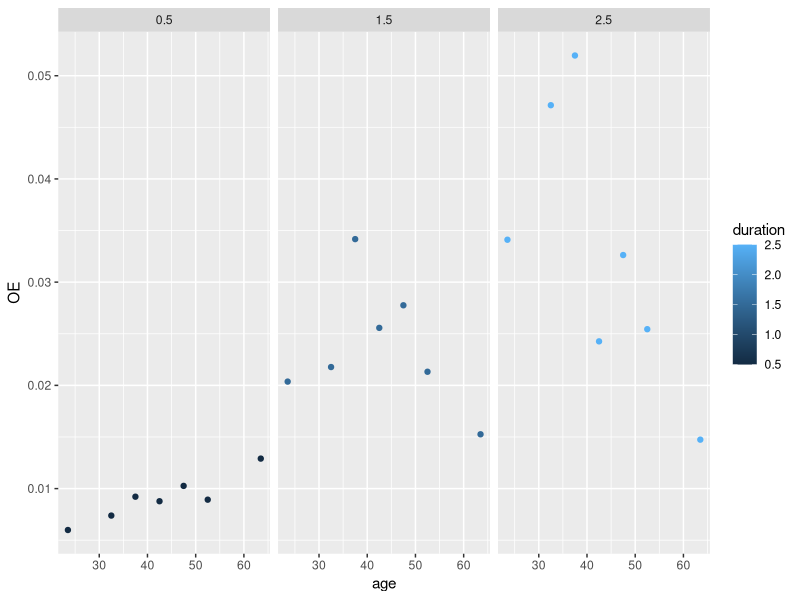
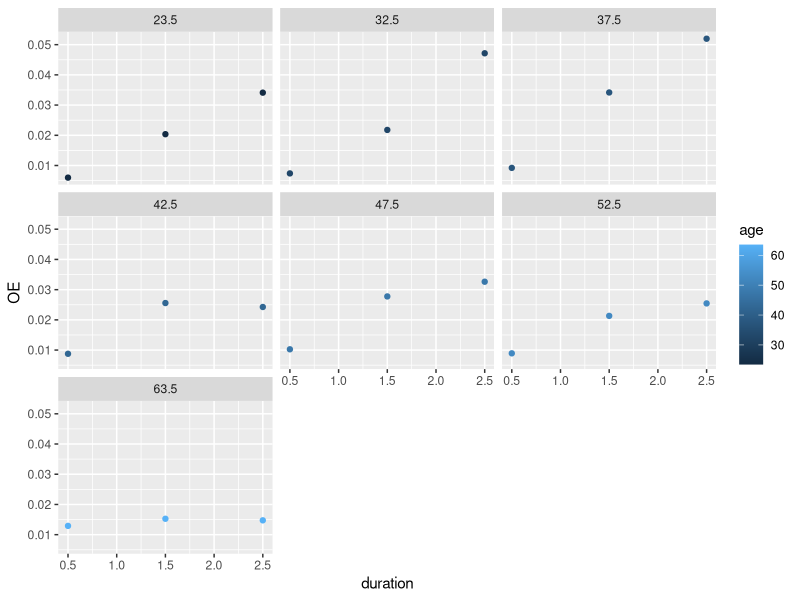
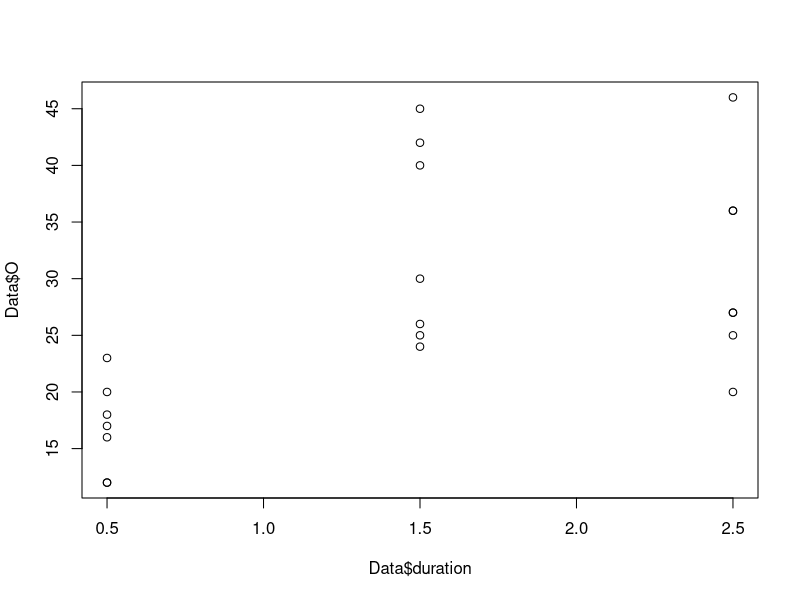
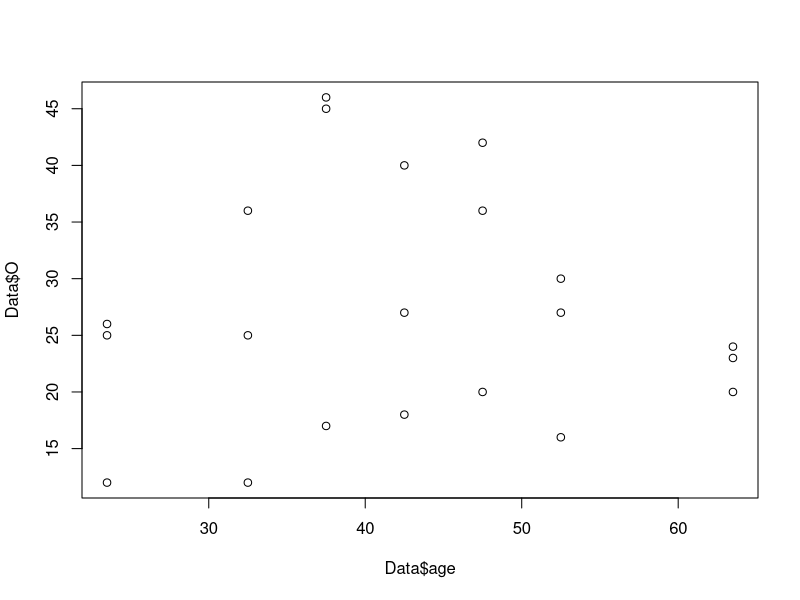
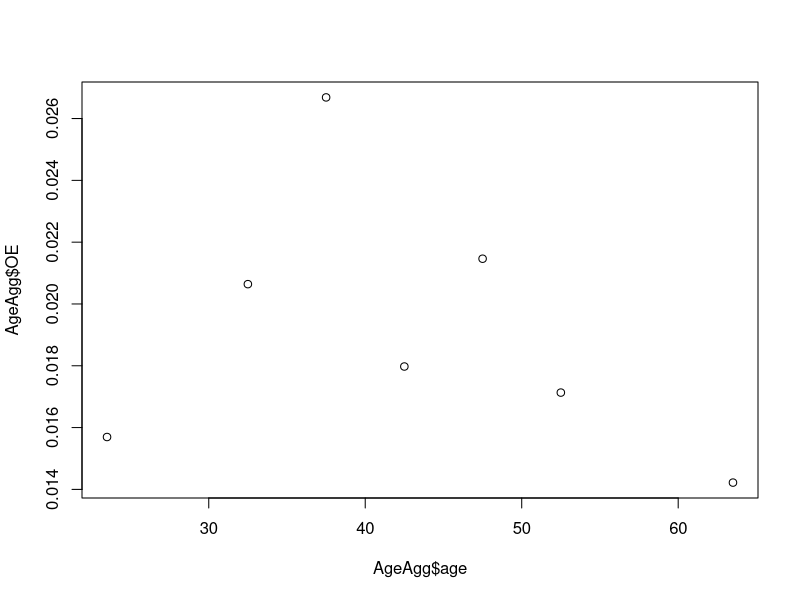
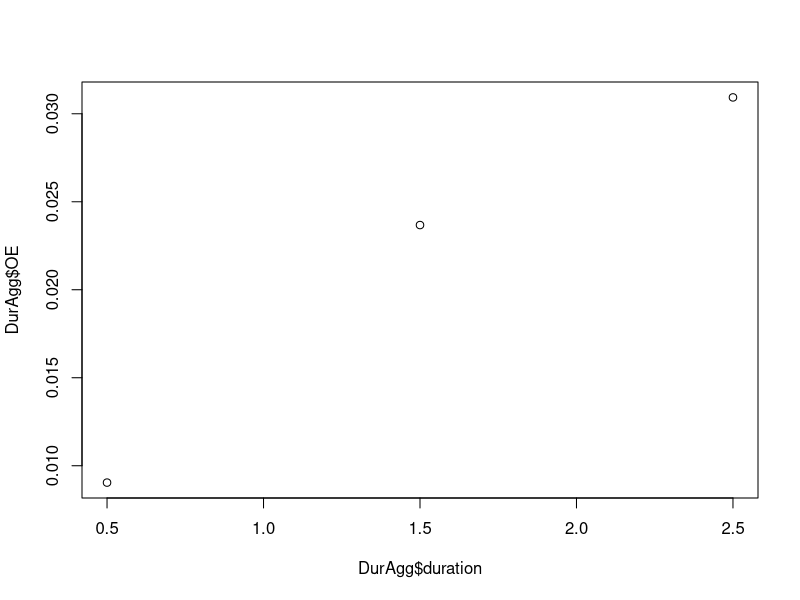
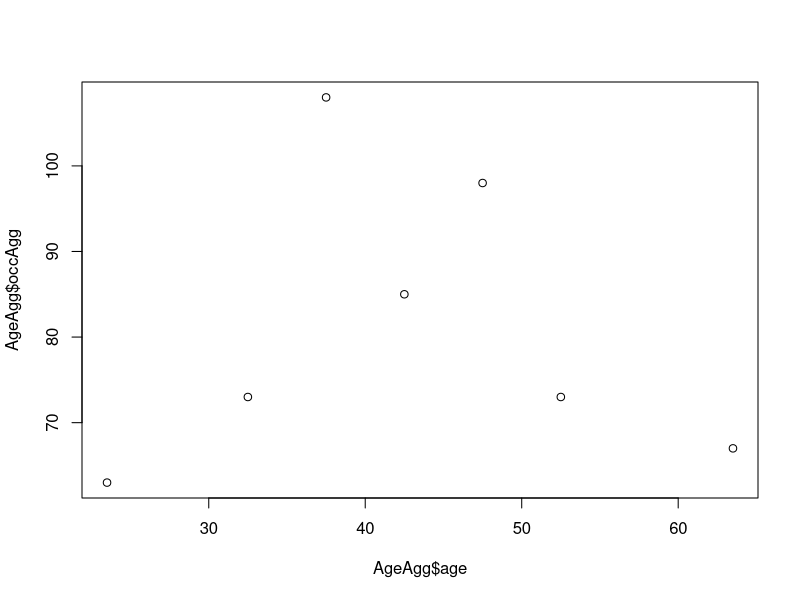
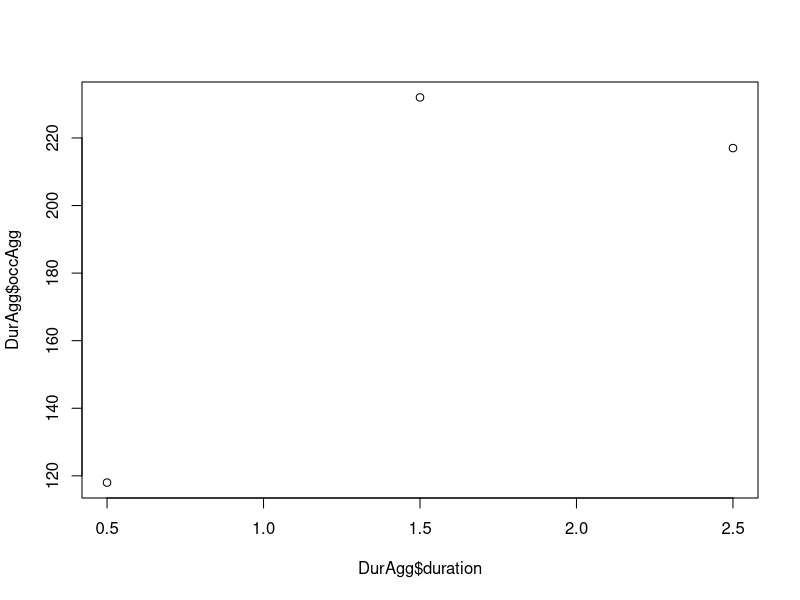

The R script that drew these images, in order:
######################################################
####               PAKKER OG DATA                 ####
######################################################
library(tidyverse)
library(ggplot2)
library(dplyr)
library(stats)
library(splines)
library(hexbin)


#Indlæs data:
Data <- read_csv("Data/RF/RFFJ.csv")

# Opret variabel OE-rater
Data$OE <- Data$O / Data$E

#Vis data og opsummering
view(Data)


######################################################
####          CENTRERING AF COVARIATER            ####
######################################################

#Centrerer age
unique_ages <- unique(Data$age)
midpoints <- (unique_ages[-1] + unique_ages[-length(unique_ages)]) / 2
custom_last_point <- (67 - 60) / 2 + 60  # Brug 63,5 som værdi i højre endepunkt da det sidste datapunkt er 60 år
midpoints <- c(midpoints, custom_last_point)
Data$age <- midpoints[match(Data$age, unique_ages)]

#centrerer duration
midpointsduration<-c((unique(Data$duration)[-1]+unique(Data$duration)[-length(unique(Data$duration))])/2,unique(Data$duration)[length(unique(Data$duration))])
Data$duration<-midpointsduration[match(Data$duration, unique(Data$duration))]

#fjerner sidste datapunkt for duration
Data<-Data[Data$duration!=unique(Data$duration)[length(unique(Data$duration))],]

View(Data)

######################################################
####            VISUALISERING AF DATA             ####
######################################################
ggplot(Data, aes(x = age, y=OE)) +
  geom_point(aes(color = duration))+
  facet_wrap(~ duration)

ggplot(Data, aes(x = duration, y=OE)) +
  geom_point(aes(color = age))+
  facet_wrap(~ age)

plot(y=Data$O, x=Data$duration)
plot(y=Data$O, x=Data$age)



######################################################
####      AGGREGERING OG IKKE-LINEARE TRENDS      ####
######################################################

# Aggregering af data efter 'age'
AgeAgg <- Data %>%
  group_by(age) %>%
  summarise(expoAgg = sum(E), occAgg=sum(O)) %>%
  mutate(OE = occAgg/expoAgg)


# Aggregering af data efter 'duration'
DurAgg <- Data %>%
  group_by(duration) %>%
  summarise(expoAgg = sum(E), occAgg=sum(O)) %>%
  mutate(OE = occAgg/expoAgg)


# Plots af trends
plot(AgeAgg$age, AgeAgg$OE)
plot(DurAgg$duration, DurAgg$OE)

plot(AgeAgg$age, AgeAgg$occAgg)
plot(DurAgg$duration, DurAgg$occAgg)

plot(AgeAgg$age, AgeAgg$OE)
plot(DurAgg$duration, DurAgg$OE)

plot(AgeAgg$age, AgeAgg$occAgg)
plot(DurAgg$duration, DurAgg$occAgg)

plot(AgeAgg$age, AgeAgg$expoAgg)
plot(DurAgg$duration, DurAgg$expoAgg)



######################################################
####                  Residualplots               ####
######################################################


#Centrer middelværdien: 
residplotage<-function(model){qplot(Data$age, .stdresid,data = model)+
    geom_smooth(method = "loess", size = 1, formula = y ~ x) +
    xlab("age") +
    ylab("fitted values")}

residplotduration<-function(model){qplot(Data$duration, .stdresid,data = model)+
    geom_smooth(method = "loess", size = 1, formula = y ~ x) +
    xlab("duration") +
    ylab("fitted values")}

######################################################
####                  GLM MODELLER                ####
######################################################

# Lineær model med age og duration
glm_linear_1 <- glm(O ~ age + duration, offset = log(E), family = poisson, data = Data)
summary(glm_linear_1)
AIC(glm_linear_1)


######################################################
####                 POLYNOMIUM                   ####
######################################################

# Polynomial modeller for duration
glm_poly_1_dur <- glm(O ~ age + poly(duration, 1), offset = log(E), family = poisson, data = Data)
glm_poly_2_dur <- glm(O ~ age + poly(duration, 2), offset = log(E), family = poisson, data = Data)

# Sammenlign AIC for polynomial modeller for duration
AIC(glm_poly_1_dur, glm_poly_2_dur)

#residualplots
residplotduration(glm_poly_1_dur)
residplotduration(glm_poly_2_dur)

# Polynomial modeller for age
glm_poly_1_age <- glm(O ~ poly(age, 1) + duration, offset = log(E), family = poisson, data = Data)
glm_poly_2_age <- glm(O ~ poly(age, 2) + duration, offset = log(E), family = poisson, data = Data)
glm_poly_4_age <- glm(O ~ poly(age, 4) + duration, offset = log(E), family = poisson, data = Data)
glm_poly_6_age <- glm(O ~ poly(age, 6) + duration, offset = log(E), family = poisson, data = Data)

# Sammenlign AIC for polynomial modeller for age
AIC(glm_poly_1_age, glm_poly_2_age, glm_poly_4_age, glm_poly_6_age)

#Residualplot
residplotage(glm_poly_2_age)
residplotage(glm_poly_4_age)
residplotage(glm_poly_6_age)

# Polynomial model med kombination af age og duration
glm_poly_6_2 <- glm(O ~ poly(age, 6) + poly(duration, 2), offset = log(E), family = poisson, data = Data)
glm_poly_4_2 <- glm(O ~ poly(age, 4) + poly(duration, 2), offset = log(E), family = poisson, data = Data)
glm_poly_3_2 <- glm(O ~ poly(age, 3) + poly(duration, 2), offset = log(E), family = poisson, data = Data)
glm_poly_2_2 <- glm(O ~ poly(age, 2) + poly(duration, 2), offset = log(E), family = poisson, data = Data)

# Sammenlign AIC for modeller med age og duration polynomier
AIC(glm_poly_2_2, glm_poly_3_2, glm_poly_4_2, glm_poly_6_2)


######################################################
####                   SPLINES                   ####
######################################################
#Splines på covariabler seperat:
glm_splines_2_dur <- glm(O ~ ns(duration, df = 3) + age, offset = log(E), 
                         family = poisson, data = Data)

glm_splines_3_dur <- glm(O ~ ns(duration, df = 4) + age, offset = log(E), 
                         family = poisson, data = Data)

glm_splines_2_age <- glm(O ~ ns(age, df = 3) + duration, offset = log(E), 
                         family = poisson, data = Data)

glm_splines_3_age <- glm(O ~ ns(age, df = 4) + duration, offset = log(E), 
                         family = poisson, data = Data)

glm_splines_4_age <- glm(O ~ ns(age, df = 5) + duration, offset = log(E), 
                         family = poisson, data = Data)

glm_splines_5_age <- glm(O ~ ns(age, df = 6) + duration, offset = log(E), 
                         family = poisson, data = Data)


AIC(glm_splines_2_dur,glm_splines_3_dur,glm_splines_2_age,glm_splines_3_age,glm_splines_4_age,glm_splines_5_age)
AIC(glm_poly_2_dur,glm_poly_1_age, glm_poly_2_age, glm_poly_4_age, glm_poly_6_age)

glm_splines_2_2 <- glm(O ~ ns(age, df=3) + ns(duration, df=3), offset = log(E), family = poisson, data = Data)
glm_splines_3_2 <- glm(O ~ ns(age, df=4) + ns(duration, df=3), offset = log(E), family = poisson, data = Data)
glm_splines_4_2 <- glm(O ~ ns(age, df=5) + ns(duration, df=3), offset = log(E), family = poisson, data = Data)
glm_splines_5_2 <- glm(O ~ ns(age, df=6) + ns(duration, df=3), offset = log(E), family = poisson, data = Data)

AIC(glm_splines_2_2,glm_splines_3_2,glm_splines_4_2,glm_splines_5_2)
AIC(glm_poly_2_2, glm_poly_3_2, glm_poly_4_2, glm_poly_6_2)

summary(glm_poly_2_2)
summary(glm_poly_6_2)

#Det er kun i glm_poly_2_2 at alle beta-værdier er signifikante.


######################################################
####              TILFØJER INDIKATOR              ####
######################################################

glm_ind_dur <- glm(O ~ age +poly(duration, 2) + I(age <= 40), offset = log(E), family = poisson, data = Data)

glm_ind_dur_3_1 <- glm(O ~ poly(age, 2) + poly(duration, 2) + I(age <= 40), offset = log(E), family = poisson, data = Data)

glm_ind_dur_3_2 <- glm(O ~ poly(age, 4) + poly(duration, 2) + I(age <= 40), offset = log(E), family = poisson, data = Data)

glm_ind_dur_3_3 <- glm(O ~ poly(age, 6) + poly(duration, 2) + I(age <= 40), offset = log(E), family = poisson, data = Data)

AIC(glm_ind_dur,glm_ind_dur_3_1,glm_ind_dur_3_2,glm_ind_dur_3_3,glm_poly_2_2)

summary(glm_ind_dur_3_1)


######################################################
####                  HEATMAPS                    ####
######################################################
#Insæt den valgte model: 
model <- glm_ind_dur_3_1

# Beregn observerede rater
Data$observed_rate <- Data$O / Data$E

# Heatmap for observerede OE-rater
heatmap_observed <- ggplot(Data, aes(y = duration, x = age, fill = observed_rate)) +
  geom_tile(color = "white") +
  scale_fill_gradient(low = "blue", high = "red") +
  labs(title = "Heatmap af Observerede OE-Rater", y = "Duration", x = "Age", fill = "Observed OE-Rate") +
  theme_minimal()

heatmap_observed


Data$predicted_O <- predict(model, type = "response")

Data$observed_predict <- Data$predicted_O/ Data$E

# Heatmap for observerede OE-rater
heatmap_predicted <- ggplot(Data, aes(y = duration, x = age, fill = observed_predict)) +
  geom_tile(color = "white") +
  scale_fill_gradient(low = "blue", high = "red") +
  labs(title = "Heatmap af Observerede OE-Rater", y = "Duration", x = "Age", fill = "Observed OE-Rate") +
  theme_minimal()

heatmap_predicted


######################################################
####         Prædictions- og residualplot         ####
######################################################
#Insæt den valgte model: 
model <- glm_ind_dur_3_1

# Beregn forudsagte O-værdier
Data$predicted_O <- predict(model, type = "response")

# Vis data med forudsagte værdier
#View(Data)

# Aggreger forudsagte værdier efter age
AgeAgg <- Data %>%
  group_by(age) %>%
  summarise(expoAgg = sum(E), occAgg = sum(O), predictedAgg = sum(predicted_O)) %>%
  mutate(predicted_OE = predictedAgg / expoAgg, OE = occAgg / expoAgg)

# Plot OE-rater over alder
plot(AgeAgg$age, AgeAgg$OE, col = "blue", pch = 1, xlab = "Age", ylab = "OE Rate", 
     main = "OE-rates with additive model over Age")
lines(AgeAgg$age, AgeAgg$predicted_OE, col = "red", lwd = 2)
abline(v = 42.5, col = "steelblue", lty = 2)


# Aggreger forudsagte værdier efter duration
DurAgg <- Data %>%
  group_by(duration) %>%
  summarise(expoAgg = sum(E), occAgg = sum(O), predictedAgg = sum(predicted_O)) %>%
  mutate(predicted_OE = predictedAgg / expoAgg, OE = occAgg / expoAgg)

# Plot OE-rater over duration
plot(DurAgg$duration, DurAgg$OE, col = "blue", pch = 1, xlab = "Duration", ylab = "OE Rate", 
     main = "OE-rates with additive model over Duration")
lines(DurAgg$duration, DurAgg$predicted_OE, col = "red", lwd = 2)


# Residualplot for lineær model
residplotage(model)



#Insæt den valgte model: 
model <- glm_splines_2_2

# Beregn forudsagte O-værdier
Data$predicted_O <- predict(model, type = "response")

# Vis data med forudsagte værdier
View(Data)

# Aggreger forudsagte værdier efter age
AgeAgg <- Data %>%
  group_by(age) %>%
  summarise(expoAgg = sum(E), occAgg = sum(O), predictedAgg = sum(predicted_O)) %>%
  mutate(predicted_OE = predictedAgg / expoAgg, OE = occAgg / expoAgg)

# Plot OE-rater over alder
plot(AgeAgg$age, AgeAgg$OE, col = "blue", pch = 1, xlab = "Age", ylab = "OE Rate", 
     main = "OE-rates with additive model over Age")
lines(AgeAgg$age, AgeAgg$predicted_OE, col = "red", lwd = 2)
abline(v = 42.5, col = "steelblue", lty = 2)


# Aggreger forudsagte værdier efter duration
DurAgg <- Data %>%
  group_by(duration) %>%
  summarise(expoAgg = sum(E), occAgg = sum(O), predictedAgg = sum(predicted_O)) %>%
  mutate(predicted_OE = predictedAgg / expoAgg, OE = occAgg / expoAgg)

# Plot OE-rater over duration
plot(DurAgg$duration, DurAgg$OE, col = "blue", pch = 1, xlab = "Duration", ylab = "OE Rate", 
     main = "OE-rates with additive model over Duration")
lines(DurAgg$duration, DurAgg$predicted_OE, col = "red", lwd = 2)


# Residualplot for lineær model
residplotage(model)



######################################################
####                ENDELIG MODEL                 ####
######################################################

RFFJ_final <- glm(O ~ poly(age, 2) + poly(duration, 2) + I(age <= 40), offset = log(E), family = poisson, data = Data)





